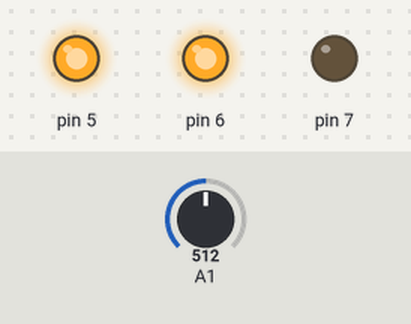
Simulated run of this sketch. Board: Arduino Uno, built with avr-gcc and run on an emulated ATmega328P. On the bench: output pins drawn as LEDs (lit = HIGH). The test bench sets the inputs (shaded band); at power-on: A1 = 512.

Above: at 1.2 s.
1.3 s: A1 set to 58
2.8 s: A1 set to 51
At 4.0 s:
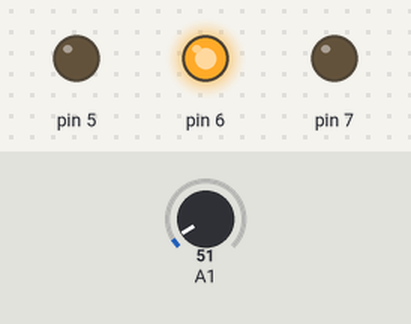
4.3 s: A1 set to 601
7.3 s: A1 set to 638
At 8.5 s:
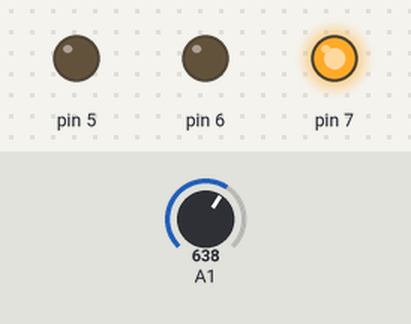
8.8 s: A1 set to 45
At 14.5 s:
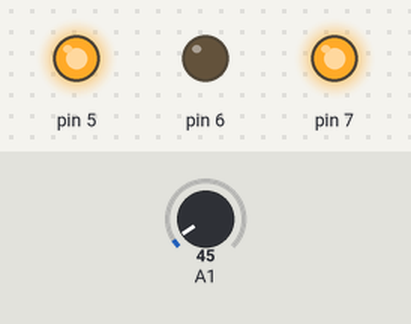
Timing chart, 0 to 14.8 s (numbered marks = the images above; inputs shaded):
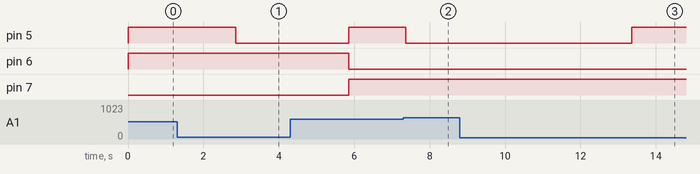

Measured:
- the behaviour switches between 56 and 55 on A1 (found by bisection; images 0 and 1)
- the behaviour switches between 619 and 620 on A1 (found by bisection; images 1 and 2)
- after the input at 1.3 s, every drawn part: stays the same
- after the input at 2.8 s, pin 5: HIGH → LOW after 0.06 s
- after the input at 7.3 s, pin 5: HIGH → LOW after 0.06 s
- after the input at 8.8 s, pin 5: LOW → HIGH after 4.6 s instead of 1.6 s; pin 6: stays LOW (without the input it goes to HIGH after 1.6 s); pin 7: stays HIGH (without the input it goes to LOW after 1.6 s)

The sketch:

povorot_platformy.ino
```cpp
void setup() {
  // put your setup code here, to run once:
pinMode(7, OUTPUT);
pinMode(6, OUTPUT);
pinMode(5, OUTPUT);
pinMode(A1, INPUT);
}

void loop() {
  // put your main code here, to run repeatedly:
int i;
i=analogRead(A1);
while (i>55)
{
  i=analogRead(A1);
  digitalWrite(7, LOW);
  digitalWrite(6, HIGH);
  analogWrite(5, 255);
  delay(50);
}
analogWrite(5, 0);
delay(3000);
i=analogRead(A1);
while (i<620)
{
  i=analogRead(A1);
  digitalWrite(6, LOW);
  digitalWrite(7, HIGH);
  analogWrite(5, 255);
  delay(50);
}
analogWrite(5, 0);
delay(3000);
}
```
